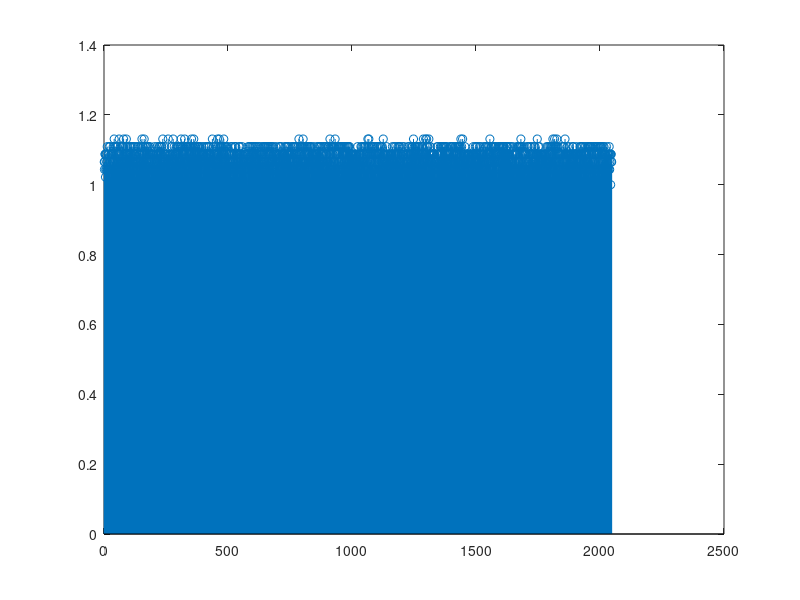

The MATLAB source for this figure: (Note: this script raises an error after producing the figure.)
% fs = 42000;
% T = 1/fs;
% 
% M = csvread('dataTestLong.csv');
% figure(3)
% stem(M(:,4))
% M(:,1) = M(:,1)/max(M(:,1));
% M(:,2) = M(:,2)/max(M(:,2));
% M(:,3) = M(:,3)/max(M(:,3));
% M(:,4) = M(:,4)/max(M(:,4));
% 
% for j = 1:4
%     for i = 5:length(M(:,1))
%         M(i,j)= mean(M(i-4:i,j));
%     end
% end
% channelA_FFT=fft(M(:,1));
% channelB_FFT = fft(M(:,2));
% channelC_FFT = fft(M(:,3));
% channelD_FFT = fft(M(:,4));
% 
% 
% stem(M(:,4))
% phaseDiff_A_B = -1.*(-phase(channelA_FFT)+phase(channelB_FFT));
% phaseDiff_A_C = -1.*(-phase(channelA_FFT)+phase(channelC_FFT));
% phaseDiff_A_D = -1.*(-phase(channelA_FFT)+phase(channelD_FFT));
% 
% figure(1)
% subplot(2,1,2)
% stem(phase(channelA_FFT))
% ylabel('phase')
% subplot(2,1,1)
% stem(abs(channelA_FFT))
% ylabel('mag')
% 
% figure(2)
% subplot(2,1,2)
% stem(phase(channelB_FFT))
% ylabel('phase')
% subplot(2,1,1)
% stem(abs(channelB_FFT))
% ylabel('mag')


fs = 42000;
T = 1/fs;

M = csvread('dataTestLong2.csv');
figure(3)
stem(M(2:end,4))
M(:,1) = M(:,1)/max(M(:,1));
M(:,2) = M(:,2)/max(M(:,2));
M(:,3) = M(:,3)/max(M(:,3));
M(:,4) = M(:,4)/max(M(:,4));

for j = 1:3
    for i = 3:length(M(:,1))
        M(i,j)= mean(M(i-2:i,j));
    end
end
channelA_FFT = fft(M(:,1));
channelB_FFT = fft(M(:,2));
channelC_FFT = fft(M(:,3));
channelD_FFT = fft(M(:,4));


stem(M(:,4))
phaseDiff_A_B = -1.*(-phase(channelA_FFT)+phase(channelB_FFT));
phaseDiff_A_C = -1.*(-phase(channelA_FFT)+phase(channelC_FFT));
phaseDiff_A_D = -1.*(-phase(channelA_FFT)+phase(channelD_FFT));

figure(1)
subplot(2,1,2)
stem(phase(channelA_FFT))
ylabel('phase')
subplot(2,1,1)
stem(abs(channelA_FFT(2:end)))
ylabel('mag')

figure(2)
subplot(2,1,2)
stem(phase(channelB_FFT))
ylabel('phase')
subplot(2,1,1)
stem(abs(channelB_FFT(2:end)))
ylabel('mag')



%Calculating all of the angles

delta_L = abs(343.*phaseDiff_A_B(10:65).*T./(2*pi));
angles =  acos(delta_L/.0457);%*180/pi;
angles*180/pi;
d =.0475;

delta_L2 = abs(343.*phaseDiff_A_C(10:65).*T./(2*pi));
angles2 =  acos(delta_L2/(.0457*2));%*180/pi;
angles2*180/pi;

delta_L3 = abs(343.*phaseDiff_A_D(10:65).*T./(2*pi));
angles3 =  acos(delta_L3/(.0457*3));%*180/pi;
angles3*180/pi;

%Calculating the angle using channel 4 as the reference spot
ReferenceBearingFromChannelFour = mean(angles3*180/pi);

%Using sin law to calculate the distance instead of cos law
L  = (delta_L.^2 - delta_L* + .0457^2)./(delta_L.*(-1));
L2 = (delta_L.^2 - delta_L* + .0457^2)./(delta_L.*(-1));
L3 = (delta_L.^2 - delta_L* + .0457^2)./(delta_L.*(-1));


%Using the total triangle from channel 2 to 4, and then to the sound source
%as the triangle to calculate the distance
FinAngleSource = mean((180 - (180 - angles*180/pi)- angles3*180/pi));
FinAngleCh4 = mean((180 - angles*180/pi));

Distance = sind(FinAngleCh4)*2*.0457/sind(FinAngleSource)

ReferenceBearingFromChannelFour



  %%L = (delta_L.^2 - delta_L* + .0457^2)./(delta_L.*(-1))

  %%L2 = (.0457^2)./delta_L

% L3 = (delta_L.^2 + d^2 - delta_L.*d.*cos(angles));
% L3 = L3./(d.*cos(angles)-2.*delta_L)
